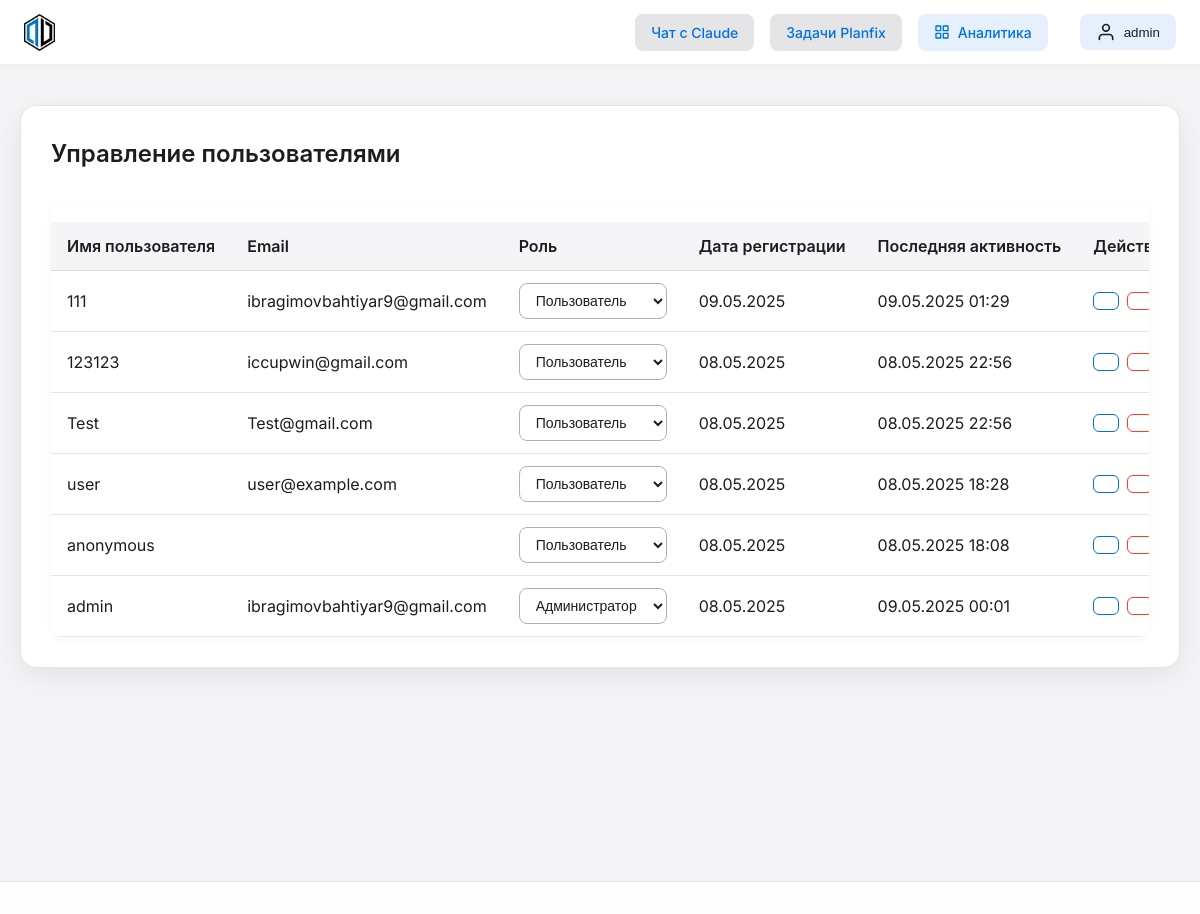
The page /user-management/ (signed in) on the database as committed earlier.
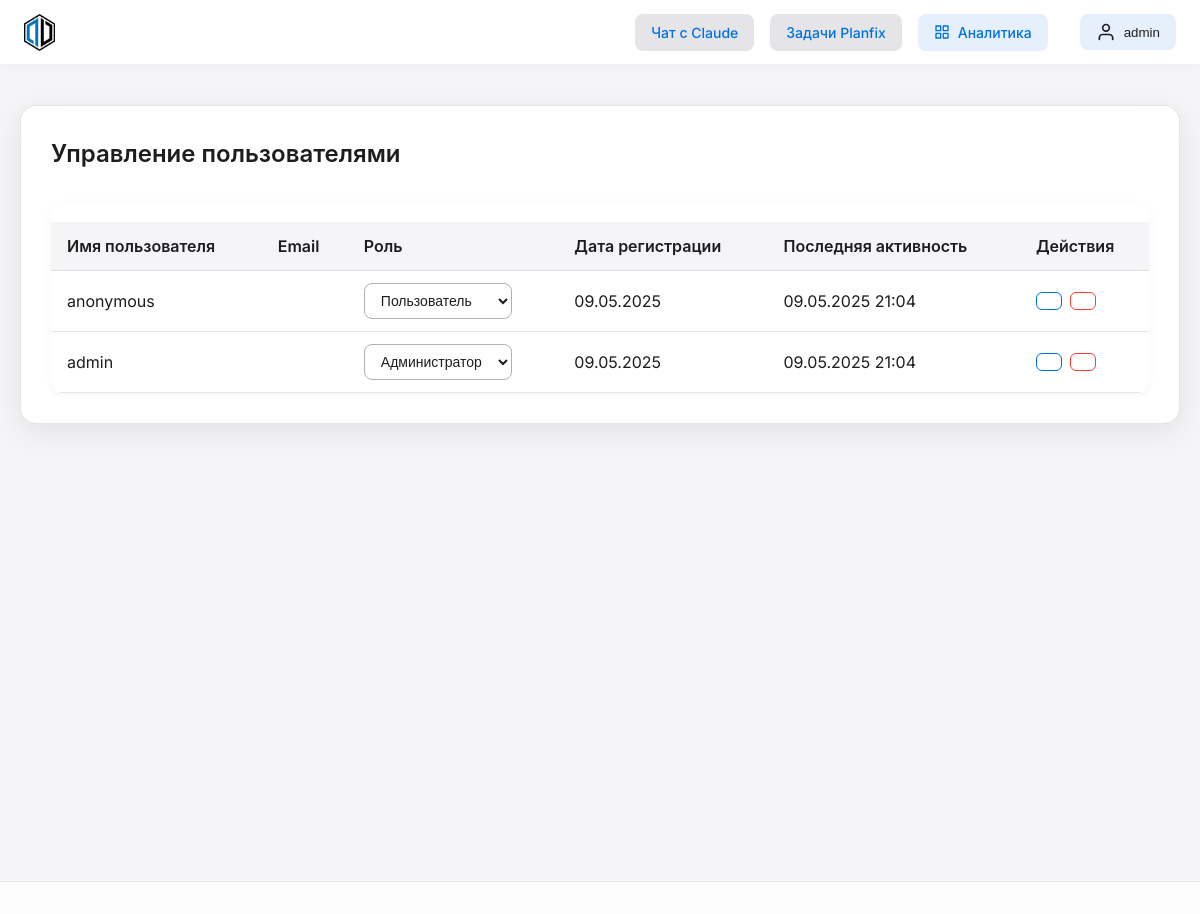
The same page on the database as committed later.
### chat/models/user.py (models this page shows, shortened)
class User(AbstractBaseUser, PermissionsMixin):
    ROLE_CHOICES = (
        ('user', _('Пользователь')),
        ('admin', _('Администратор')),
    )
    username = models.CharField(
        _('username'),
        max_length=150,
        unique=True,
        help_text=_('Required. 150 characters or fewer. Letters, digits and @/./+/-/_ only.'),
        error_messages={
            'unique': _("A user with that username already exists."),
        },
    )
    password = models.CharField(_('password'), max_length=128)
    email = models.EmailField(_('email address'), blank=True)
    is_staff = models.BooleanField(
        _('staff status'),
        default=False,
        help_text=_('Designates whether the user can log into this admin site.'),
    )
    is_active = models.BooleanField(
        _('active'),
        default=True,
        help_text=_(
            'Designates whether this user should be treated as active. '
            'Unselect this instead of deleting accounts.'
        ),
    )
    date_joined = models.DateTimeField(_('date joined'), default=timezone.now)
    last_login = models.DateTimeField(_('last login'), null=True, blank=True)
    role = models.CharField(max_length=20, choices=ROLE_CHOICES, default='user')
    planfix_user_id = models.CharField(max_length=100, blank=True, null=True)
    planfix_api_token = models.CharField(max_length=255, blank=True, null=True)
    last_active = models.DateTimeField(auto_now=True)
    preferred_ai_model = models.CharField(max_length=50, default='claude')
    first_name = models.CharField(_('first name'), max_length=150, blank=True)
    last_name = models.CharField(_('last name'), max_length=150, blank=True)
    phone = models.CharField(_('phone'), max_length=32, blank=True)
    groups = models.ManyToManyField(
        'auth.Group',
        verbose_name=_('groups'),
        blank=True,
        help_text=_(
            'The groups this user belongs to. A user will get all permissions '
            'granted to each of their groups.'
        ),
        related_name='chat_user_set',
        related_query_name='chat_user',
    )
    user_permissions = models.ManyToManyField(
        'auth.Permission',
        verbose_name=_('user permissions'),
        blank=True,
        help_text=_('Specific permissions for this user.'),
        related_name='chat_user_set',
        related_query_name='chat_user',
    )
    objects = UserManager()
    USERNAME_FIELD = 'username'
    REQUIRED_FIELDS = []
    class Meta:
        verbose_name = _('user')
        verbose_name_plural = _('users')
    def is_admin(self):
        return self.role == 'admin'

### chat/views_admin.py (the view)
# urls.py: path('user-management/', views_admin.user_management, name='user_management'),
@staff_member_required
def user_management(request):
    users = User.objects.all().order_by('-date_joined')
    return render(request, 'admin/users/user_management.html', {'users': users})

### chat/context_processors.py (called while the page is built)
def conversations_list(request):
    user, created = User.objects.get_or_create(username='anonymous')
    conversations = Conversation.objects.filter(user=user).order_by('-updated_at')
    return {
        'conversations': conversations
    }

### templates/admin/users/user_management.html (shortened to what this page needs)
{% extends 'base_apple.html' %}
{% load static %}
{% block content %}
<div class="admin-container">
    <div class="admin-card">
        <h2>Управление пользователями</h2>
        <div class="users-table-container">
            <table class="users-table">
                <thead>
                    <tr>
                        <th>Имя пользователя</th>
                        <th>Email</th>
                        <th>Роль</th>
                        <th>Дата регистрации</th>
                        <th>Последняя активность</th>
                        <th>Действия</th>
                    </tr>
                </thead>
                <tbody>
                    {% for user in users %}
                    <tr>
                        <td>{{ user.username }}</td>
                        <td>{{ user.email }}</td>
                        <td>
                            <form method="post" action="{% url 'chat:update_user_role' user.id %}" class="role-form">
                                <select name="role" class="role-select" onchange="this.form.submit()">
                                    <option value="user" {% if user.role == 'user' %}selected{% endif %}>Пользователь</option>
                                    <option value="admin" {% if user.role == 'admin' %}selected{% endif %}>Администратор</option>
                                </select>
                            </form>
                        </td>
                        <td>{{ user.date_joined|date:"d.m.Y" }}</td>
                        <td>{{ user.last_active|date:"d.m.Y H:i" }}</td>
                        <td>
                            <div class="user-actions">
                                <button class="action-button edit" onclick="editUser('{{ user.id }}')">
                                </button>
                                <button class="action-button delete" onclick="deleteUser('{{ user.id }}')">
                                </button>
                            </div>
                        </td>
                    </tr>
                    {% endfor %}
                </tbody>
            </table>
        </div>
    </div>
</div>
{% endblock %}

### templates/base_apple.html (shortened to what this page needs)
<!DOCTYPE html>
<html lang="ru">
<head>
    {% load static %}
    <link rel="preload" href="{% static 'css/apple-style.css' %}" as="style" onload="this.onload=null;this.rel='stylesheet'">
    <link rel="preload" href="{% static 'css/apple-task-card.css' %}" as="style" onload="this.onload=null;this.rel='stylesheet'">
    <link rel="preload" href="{% static 'css/apple-enhanced-table.css' %}" as="style" onload="this.onload=null;this.rel='stylesheet'">
    <link rel="preload" href="{% static 'css/project-badge.css' %}" as="style" onload="this.onload=null;this.rel='stylesheet'">
</head>
<body>
    <div class="app-container">
        <header class="header">
            <a href="{% url 'chat:index' %}" class="logo-link">
                <div class="logo">
                    <img src="{% static 'images/devent-logo.png' %}" alt="Devent Logo" class="logo-image">
                </div>
            </a>
            <div class="header-links">
                <a href="{% url 'chat:index' %}" class="header-link">Чат с Claude</a>
                <a href="{% url 'chat:planfix_tasks' %}" class="header-link">Задачи Planfix</a>
                {% if user.is_staff %}
                <a href="{% url 'chat:analytics_dashboard' %}" class="header-link dashboard-link">
                    Аналитика
                </a>
                {% endif %}
                {% if user.is_authenticated %}
                <div class="header-actions">
                    <div class="profile-menu">
                        <button class="profile-button" onclick="toggleProfileMenu()">
                            <svg xmlns="http://www.w3.org/2000/svg" width="20" height="20" viewBox="0 0 24 24" fill="none" stroke="currentColor" stroke-width="2" stroke-linecap="round" stroke-linejoin="round" class="profile-icon">
                                <path d="M20 21v-2a4 4 0 0 0-4-4H8a4 4 0 0 0-4 4v2"></path>
                                <circle cx="12" cy="7" r="4"></circle>
                            </svg>
                            <span class="profile-username">{{ user.username }}</span>
                        </button>
                    </div>
                </div>
                {% else %}
                <a href="{% url 'chat:login' %}" class="header-link">Войти</a>
                <a href="{% url 'chat:register' %}" class="header-link">Регистрация</a>
                {% endif %}
            </div>
        </header>
        <main class="main-content">
            {% block content %}{% endblock %}
        </main>
        <footer class="footer">
        </footer>
    </div>
</body>
</html>

### static/css/apple-style.css (style rules this page uses)
:root { --apple-gray-100: #f5f5f7; --apple-gray-200: #e5e5e7; --apple-gray-300: #d2d2d7; --apple-gray-400: #86868b; --apple-gray-500: #6e6e73; --apple-gray-600: #424245; --apple-gray-700: #1d1d1f; --apple-blue: #0071e3; --apple-blue-hover: #0077ed; --apple-blue-light: #e8f4fe; --apple-red: #ff3b30; --apple-green: #34c759; --apple-font: -apple-system, BlinkMacSystemFont, 'SF Pro Text', 'Helvetica Neue', sans-serif; --spacing-xs: 4px; --spacing-sm: 8px; --spacing-md: 16px; --spacing-lg: 24px; --spacing-xl: 32px; --radius-sm: 8px; --radius-md: 12px; --radius-lg: 16px; --radius-xl: 22px; --shadow-sm: 0 2px 4px rgba(0, 0, 0, 0.05); --shadow-md: 0 4px 8px rgba(0, 0, 0, 0.1); --shadow-lg: 0 8px 16px rgba(0, 0, 0, 0.1); --shadow-card: 0 8px 32px rgba(0, 0, 0, 0.08); --shadow-card-hover: 0 12px 48px rgba(0, 0, 0, 0.12); }
body { font-family: var(--apple-font); background-color: var(--apple-gray-100); color: var(--apple-gray-700); line-height: 1.5; margin: 0; padding: 0; }
.header { background-color: rgba(255, 255, 255, 0.8); backdrop-filter: blur(10px); -webkit-backdrop-filter: blur(10px); border-bottom: 1px solid rgba(0, 0, 0, 0.05); position: sticky; top: 0; z-index: 100; padding: var(--spacing-md) var(--spacing-xl); display: flex; justify-content: space-between; align-items: center; transition: all 0.3s ease; }
.logo { display: flex; align-items: center; gap: var(--spacing-md); }
.logo-image { height: 37px; transition: transform 0.3s ease; }
.logo-link { text-decoration: none; color: inherit; display: flex; align-items: center; }
.header-links { display: flex; gap: var(--spacing-md); }
.header-link { background-color: var(--apple-gray-200); color: var(--apple-gray-700); padding: 8px 16px; border-radius: var(--radius-lg); text-decoration: none; font-size: 14px; font-weight: 500; transition: all 0.2s ease; }
.app-container { max-width: 100%; margin: 0 auto; min-height: 100vh; display: flex; flex-direction: column; }
.footer { padding: var(--spacing-md); text-align: center; font-size: 14px; color: var(--apple-gray-500); border-top: 1px solid var(--apple-gray-200); margin-top: auto; background-color: rgba(255, 255, 255, 0.8); backdrop-filter: blur(10px); -webkit-backdrop-filter: blur(10px); }

### templates/base_apple.html (style rules this page uses)
body { background: #f5f5f7; color: #1d1d1f; font-family: 'Inter', -apple-system, BlinkMacSystemFont, 'Segoe UI', Roboto, Helvetica, Arial, sans-serif; }
.app-container { min-height: 100vh; display: flex; flex-direction: column; }
.main-content { flex: 1 0 auto; }
.footer { flex-shrink: 0; }
.header { background: #fff; box-shadow: 0 2px 8px rgba(0,0,0,0.03); padding: 0 24px; min-height: 64px; display: flex; align-items: center; }
.header-links, .header-actions { display: flex; align-items: center; gap: 16px; }
.header-link, .dashboard-link { color: #0071e3; text-decoration: none; font-weight: 500; padding: 8px 16px; border-radius: 8px; transition: background 0.2s; }
.profile-menu { position: relative; }
.profile-button { background: #f5f5f7; border: none; border-radius: 8px; padding: 8px 16px; cursor: pointer; display: flex; align-items: center; gap: 8px; }
.dashboard-link { display: flex; align-items: center; gap: 8px; padding: 8px 16px; background-color: rgba(0, 113, 227, 0.1); border-radius: 8px; color: #0071e3; text-decoration: none; font-size: 14px; font-weight: 500; transition: all 0.2s ease; }
.dashboard-icon { width: 16px; height: 16px; }
.profile-menu { position: relative; margin-left: 16px; }
.profile-button { display: flex; align-items: center; gap: 8px; padding: 8px 16px; background-color: rgba(0, 113, 227, 0.1); border: none; border-radius: 8px; cursor: pointer; transition: all 0.2s ease; color: inherit; }
.profile-icon { width: 20px; height: 20px; }
.profile-username { font-weight: 500; }
.header-actions { display: flex; align-items: center; gap: 12px; }

Rows that differ between the two databases and show on the page:
removed User: username "111", email "ibragimovbahtiyar9@gmail.com", role "Пользователь", date_joined "09.05.2025", last_active "09.05.2025 01:29"
removed User: username "123123", email "iccupwin@gmail.com", role "Пользователь", date_joined "08.05.2025", last_active "08.05.2025 22:56"
removed User: username "Test", email "Test@gmail.com", role "Пользователь", date_joined "08.05.2025", last_active "08.05.2025 22:56"
removed User: username "user", email "user@example.com", role "Пользователь", date_joined "08.05.2025", last_active "08.05.2025 18:28"
changed User "admin": date_joined "08.05.2025" → "09.05.2025"; last_active "09.05.2025 00:01" → "09.05.2025 21:04"; email "ibragimovbahtiyar9@gmail.com" → (not shown)
changed User "anonymous": date_joined "08.05.2025" → "09.05.2025"; last_active "08.05.2025 18:08" → "09.05.2025 21:04"
